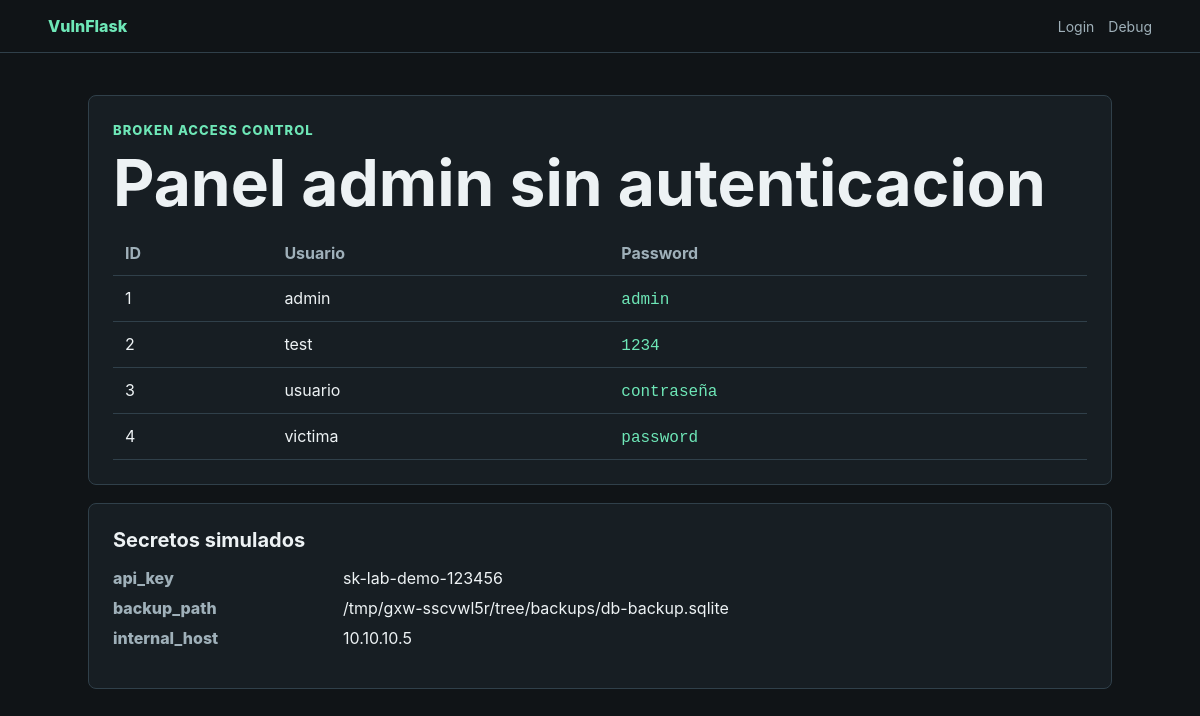
/admin, run on an earlier commit of the app's database.
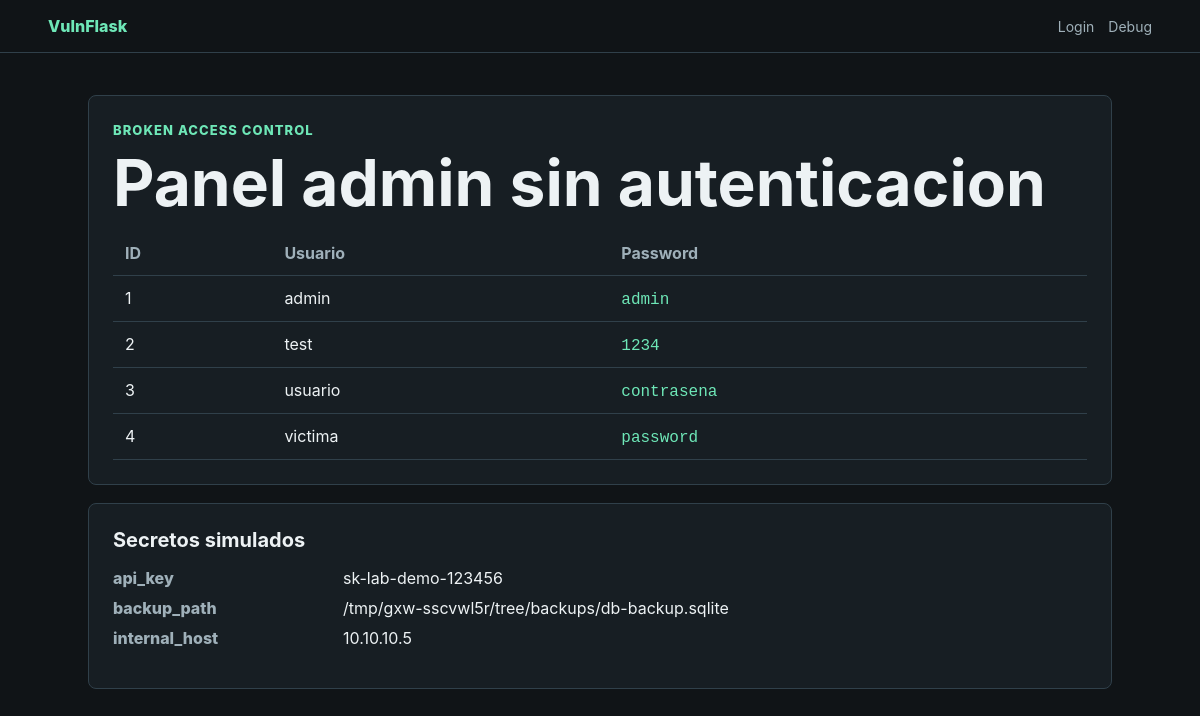
And on a later commit of the database.
### tables this page shows
CREATE TABLE users (
        id INTEGER PRIMARY KEY AUTOINCREMENT,
        username TEXT NOT NULL,
        password TEXT NOT NULL
    );

### app.py (the view)
@app.route("/admin")
def admin():
    conn = get_db()
    users = conn.execute("SELECT id, username, password FROM users ORDER BY id").fetchall()
    conn.close()
    secrets = {
        "api_key": "sk-lab-demo-123456",
        "backup_path": str(BASE_DIR / "backups" / "db-backup.sqlite"),
        "internal_host": "10.10.10.5",
    }
    return render_template("admin.html", users=users, secrets=secrets)

### app.py (called while the page is built)
def get_db():
    conn = sqlite3.connect(DB_PATH)
    conn.row_factory = sqlite3.Row
    return conn

### templates/admin.html (shortened to what this page needs)
<!DOCTYPE html>
<html lang="es">
<head>
    <link rel="stylesheet" href="{{ url_for('static', filename='style.css') }}">
</head>
<body>
    <nav class="topbar">
        <a class="brand" href="{{ url_for('index') }}">VulnFlask</a>
        <div class="navlinks">
            <a href="{{ url_for('login') }}">Login</a>
            <a href="{{ url_for('debug_info') }}">Debug</a>
        </div>
    </nav>
    <main class="shell">
        <section class="panel">
            <p class="eyebrow">Broken access control</p>
            <h1>Panel admin sin autenticacion</h1>
            <table>
                <thead>
                    <tr>
                        <th>ID</th>
                        <th>Usuario</th>
                        <th>Password</th>
                    </tr>
                </thead>
                <tbody>
                    {% for user in users %}
                        <tr>
                            <td>{{ user.id }}</td>
                            <td>{{ user.username }}</td>
                            <td><code>{{ user.password }}</code></td>
                        </tr>
                    {% endfor %}
                </tbody>
            </table>
        </section>
        <section class="panel">
            <h2>Secretos simulados</h2>
            <dl class="kv">
                {% for key, value in secrets.items() %}
                    <dt>{{ key }}</dt>
                    <dd>{{ value }}</dd>
                {% endfor %}
            </dl>
        </section>
    </main>
</body>
</html>

### static/style.css (style rules this page uses)
:root { --bg: #101417; --panel: #171e23; --panel-2: #1f2930; --text: #edf2f4; --muted: #9fb0b9; --line: #30404a; --accent: #6ee7b7; --danger: #fb7185; --warn: #fbbf24; }
* { box-sizing: border-box; }
body { margin: 0; min-height: 100vh; background: var(--bg); color: var(--text); font-family: Inter, Segoe UI, Arial, sans-serif; }
a { color: inherit; }
.topbar { align-items: center; background: rgba(16, 20, 23, 0.96); border-bottom: 1px solid var(--line); display: flex; justify-content: space-between; padding: 16px clamp(16px, 4vw, 48px); position: sticky; top: 0; }
.brand { color: var(--accent); font-weight: 800; text-decoration: none; }
.navlinks { display: flex; flex-wrap: wrap; gap: 14px; }
.navlinks a { color: var(--muted); font-size: 14px; text-decoration: none; }
.shell { margin: 0 auto; max-width: 1120px; padding: 42px clamp(16px, 4vw, 48px); }
.eyebrow { color: var(--accent); font-size: 13px; font-weight: 800; letter-spacing: 0.08em; margin: 0 0 10px; text-transform: uppercase; }
h1 { font-size: clamp(32px, 6vw, 64px); line-height: 1; margin: 0 0 16px; }
h2 { font-size: 20px; margin: 0 0 12px; }
p { color: var(--muted); line-height: 1.6; }
.lab-card, .panel, .comment { background: var(--panel); border: 1px solid var(--line); border-radius: 8px; }
.path, code { color: var(--accent); font-family: Consolas, Monaco, monospace; }
.panel { margin-bottom: 18px; padding: 24px; }
table { border-collapse: collapse; width: 100%; }
th, td { border-bottom: 1px solid var(--line); padding: 12px; text-align: left; }
th { color: var(--muted); }
.kv { display: grid; gap: 10px; grid-template-columns: minmax(120px, 220px) 1fr; }
.kv dt { color: var(--muted); font-weight: 800; }
.kv dd { margin: 0; overflow-wrap: anywhere; }

What changed in the data, as far as the page shows it:
changed users "usuario": password "contraseña" → "contrasena"
